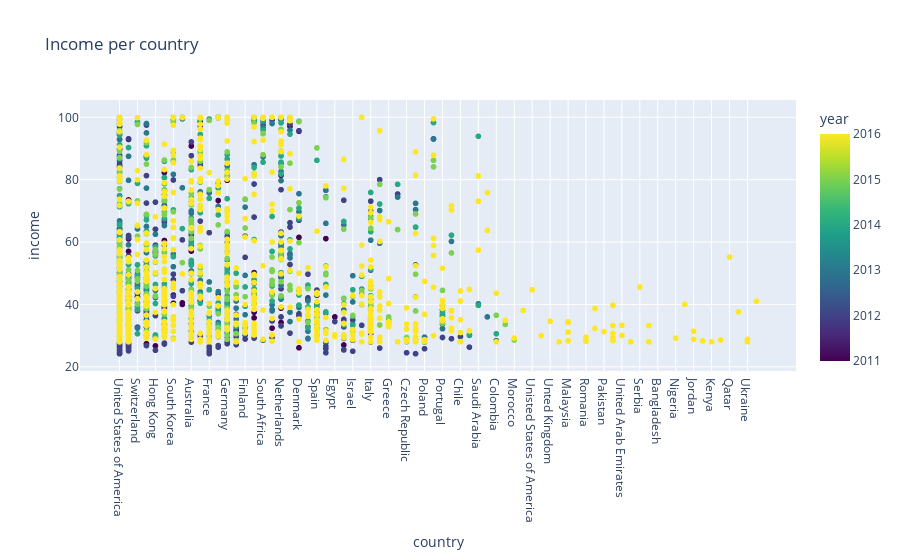

The notebook cell this image was saved under:
### Markdown cell above
##### Scatterplot income vs. country

### Code cell
import plotly.express as px
fig = px.scatter(timesData, x='country', y='income', color='year', title='Income per country', hover_data=["university_name"], color_continuous_scale=px.colors.sequential.Viridis )
fig.show()
print("Gros avantage de ce graphique : On peut voir la densité du nombre d'universités par pays, par ans. Ça peut expliquer les résultats des graphiques précédents.")
print('Remarques : Pas suffisemment de données des pays avec les plus faibles revenu')
print("Grande variation au sein d'un même pays des scores de ses différentes universités en une année donnée")

### Figure 1 — Plotly figure (JSON) as saved in the notebook; plotly's stock layout.template omitted (floating-point values rounded to 4 significant figures; data arrays with more than 128 entries replaced by an {"elided": "..."} marker saying what was removed)
{"data": [{"customdata": {"elided": "2603x1 str values"}, "hovertemplate": "country=%{x}<br>income=%{y}<br>university_name=%{customdata[0]}<br>year=%{marker.color}<extra></extra>", "legendgroup": "", "marker": {"color": {"elided": "2603 int values"}, "coloraxis": "coloraxis", "symbol": "circle"}, "mode": "markers", "name": "", "showlegend": false, "type": "scattergl", "x": {"elided": "2603 str values"}, "xaxis": "x", "y": {"elided": "2603 str values"}, "yaxis": "y"}], "layout": {"coloraxis": {"colorbar": {"title": {"text": "year"}}, "colorscale": [[0, "#440154"], [0.1111, "#482878"], [0.2222, "#3e4989"], [0.3333, "#31688e"], [0.4444, "#26828e"], [0.5556, "#1f9e89"], [0.6667, "#35b779"], [0.7778, "#6ece58"], [0.8889, "#b5de2b"], [1, "#fde725"]]}, "legend": {"tracegroupgap": 0}, "title": {"text": "Income per country"}, "xaxis": {"anchor": "y", "domain": [0, 1], "title": {"text": "country"}}, "yaxis": {"anchor": "x", "domain": [0, 1], "title": {"text": "income"}}}}
